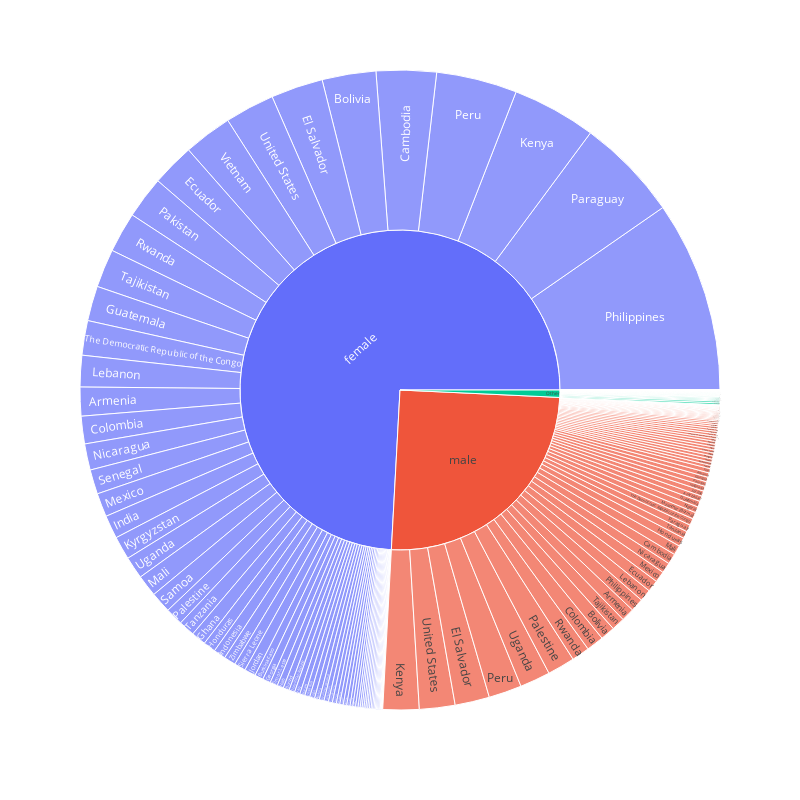

Notebook cell for this chart:
### Code cell
px.sunburst(kiva_loans , path=['borrower_genders' , 'country'] , values='funded_amount' , width=800 , height=800)

### Figure 1 — Plotly figure (JSON) as saved in the notebook; plotly's stock layout.template omitted (floating-point values rounded to 4 significant figures; data arrays with more than 128 entries replaced by an {"elided": "..."} marker saying what was removed)
{"data": [{"branchvalues": "total", "domain": {"x": [0, 1], "y": [0, 1]}, "hovertemplate": "labels=%{label}<br>funded_amount=%{value}<br>parent=%{parent}<br>id=%{id}<extra></extra>", "ids": {"elided": "238 str values"}, "labels": {"elided": "238 str values"}, "name": "", "parents": {"elided": "238 str values"}, "type": "sunburst", "values": {"elided": "238 int values"}}], "layout": {"height": 800, "legend": {"tracegroupgap": 0}, "margin": {"t": 60}, "width": 800}}
